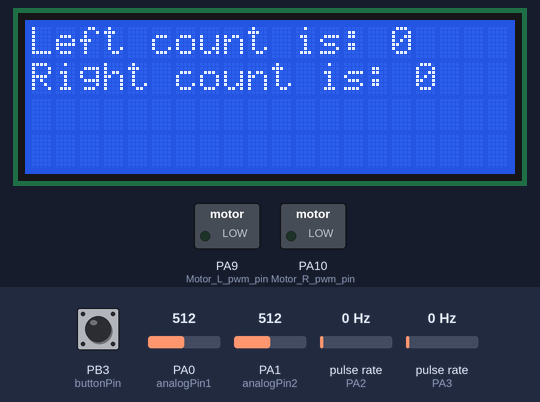
Simulated run of this sketch. Board: STM32 Blue Pill. Parts: 20×4 character LCD, switched loads named in the sketch (green lamp = pin HIGH). Wiring (inferred from the names in the program): 2 × pulse sensor: data PA2 / data PA3. The test bench sets the inputs (shaded band); at power-on: pulse rate (sensors on PA2, PA3) 0 Hz, PB3 (buttonPin) HIGH, PA0 (analogPin1) = 512, PA1 (analogPin2) = 512.

Above: at 1.2 s.
1.3 s: pulse rate (sensor on PA2) set to 4 Hz
At 1.79 s:
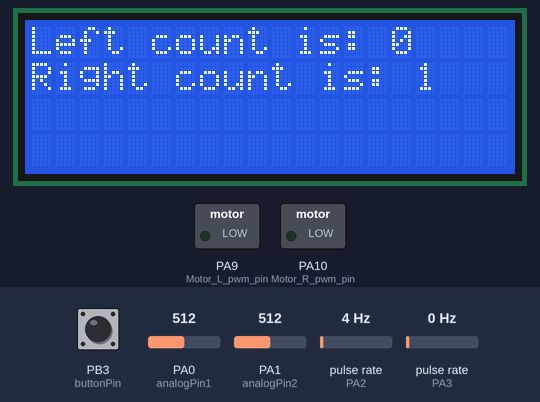
3.1 s: pulse rate (sensor on PA3) set to 4 Hz
At 3.46 s:
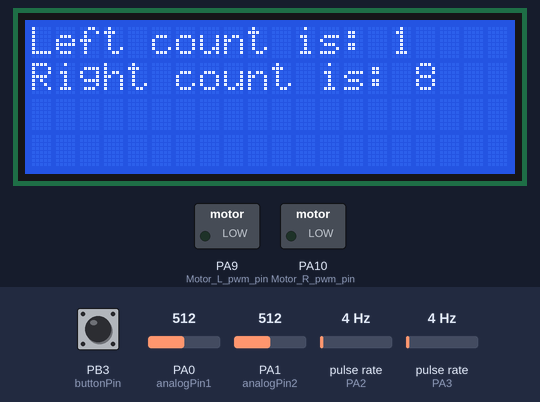
4.7 s: PB3 (buttonPin) pulled LOW for 0.15 s
5.4 s: PB3 (buttonPin) pulled LOW for 1 s
At 6.42 s:
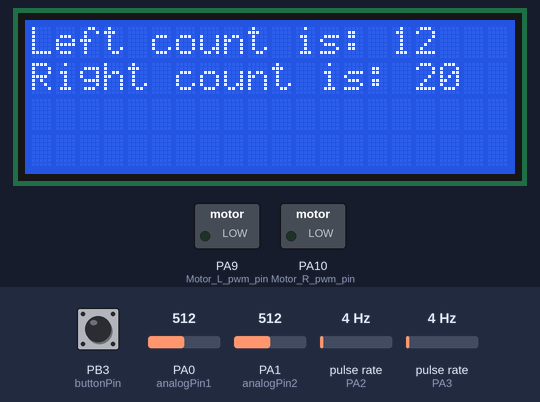
7.0 s: pulse rate (sensor on PA2) set to 50 Hz
At 7.43 s:
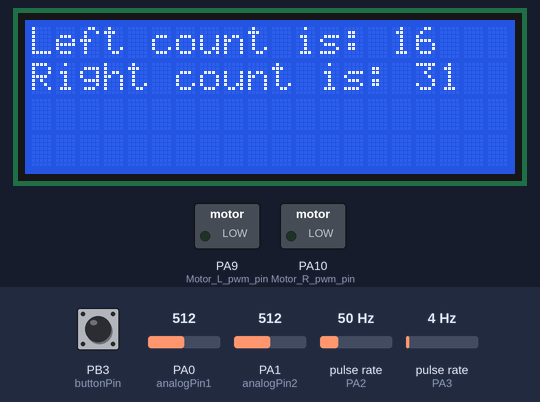
8.7 s: pulse rate (sensor on PA3) set to 50 Hz
At 9.35 s:
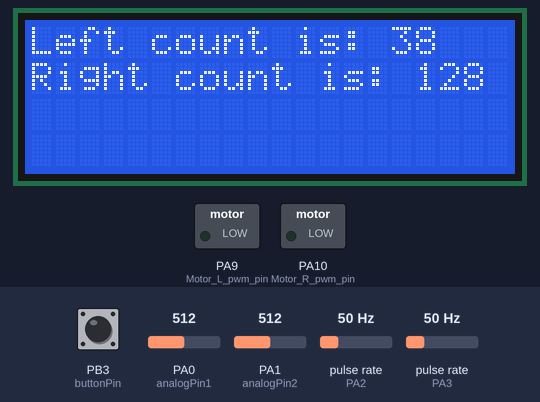
Timing chart, 0 to 11.7 s (numbered marks = the images above; inputs shaded):
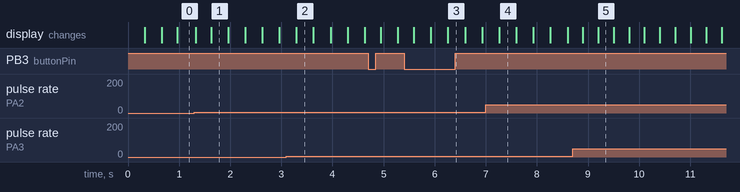

Measured:
- after the input at 1.3 s, the display: first differs from a run without the input after 0.33 s (image 1)

The sketch:

joy_stick_improvement_2.ino
```cpp
#include <LiquidCrystal.h>
#include <Math.h>
#define Motor_L_dir_pin       7
#define Motor_R_dir_pin       8
#define Motor_L_pwm_pin       9
#define Motor_R_pwm_pin       10
#define Encoder_PA1           23
#define Encoder_PA2           24
#define Encoder_Int5          3
#define Encoder_INT4          2

const int rs = 52, en = 53, d4 = 50, d5 = 51, d6 = 49, d7 = 48;
LiquidCrystal lcd(rs, en, d4, d5, d6, d7);
int analogPin1 = A0;   // potentiometer connected to analog pin 0
int analogPin2 = A1;
int y_akseli, x_pwm, pwm_R, pwm_L, dir_L, dir_R;
float x_akseli, val1, val2;
int left_count = 0;
int right_count = 0;

const byte buttonPin = 19;
bool isOn = true;

void interrut(){
  isOn = !isOn;
}
void l_rising(){
  left_count +=1;
}
void r_rising(){
  right_count +=1;
}

void setup() {

  pinMode(buttonPin, INPUT);
  pinMode(Encoder_INT4, INPUT);
  pinMode(Encoder_Int5, INPUT);
  attachInterrupt(digitalPinToInterrupt(19), interrut, FALLING);
  attachInterrupt(digitalPinToInterrupt(2), r_rising, RISING);
  attachInterrupt(digitalPinToInterrupt(3), l_rising, RISING);
  Serial.begin(9600);
  lcd.begin(20, 4);
}

void loop() {
  lcd.clear();
  if (isOn){
    auto joystick_x = analogRead(analogPin2);
    auto joystick_y = analogRead(analogPin1);

    // -1 to 1
    auto joy_x = ((float)joystick_x - 512.0f) / 512.0f;
    auto joy_y = ((float)joystick_y - 512.0f) / 512.0f;

    auto motor_1 = -joy_x + joy_y;
    auto motor_2 =  joy_x + joy_y;

    digitalWrite(Motor_L_pwm_pin, abs( motor_1 * 500.0f));
    digitalWrite(Motor_R_pwm_pin, abs( motor_2 * 500.0f));
    digitalWrite(Motor_L_dir_pin, motor_1 < 0.0f);
    digitalWrite(Motor_R_dir_pin, motor_2 < 0.0f);


    /* val2 = val2 + 15.5;
    val1 = val1 + 9.5;
    x_pwm = map(val2, 0, 1023, -500, 500); //-100 to 100
    val2 = val2/496; //0-2
    x_akseli = map(val2, 0, 2, 0, 1); //0  to  1
    y_akseli = map(val1, 0, 1023, -500, 500); //-100 to 100
    x_pwm = abs(x_pwm); // 100 to 0 to 100
    ////Direction
    dir_R = x_akseli;
    dir_R == 0 ? dir_L = 1 : dir_L = 0;
    if((x_akseli == 0) && (y_akseli < 0)){
      dir_L = 1;
      dir_R = 1;
    }
    else if ((x_akseli == 0) && (y_akseli > 0)){
      dir_L = 0;
      dir_R = 0;  */
    digitalWrite(Motor_L_dir_pin, dir_L);
    digitalWrite(Motor_R_dir_pin, dir_R);
    pwm_L = x_pwm + abs(y_akseli);
    pwm_R = x_pwm + abs(y_akseli);;
    analogWrite(Motor_L_pwm_pin,pwm_L);
    analogWrite(Motor_R_pwm_pin,pwm_R);
    delay(30);
  }
  else{
    analogWrite(Motor_L_pwm_pin,0);
    analogWrite(Motor_R_pwm_pin,0);
    lcd.print(isOn);
  }
  lcd.setCursor(0, 0);
  lcd.print("Left count is: ");
  lcd.print(left_count);
  lcd.setCursor(0,1);
  lcd.print("Right count is: ");
  lcd.print(right_count);
  delay(30);
  }
```
